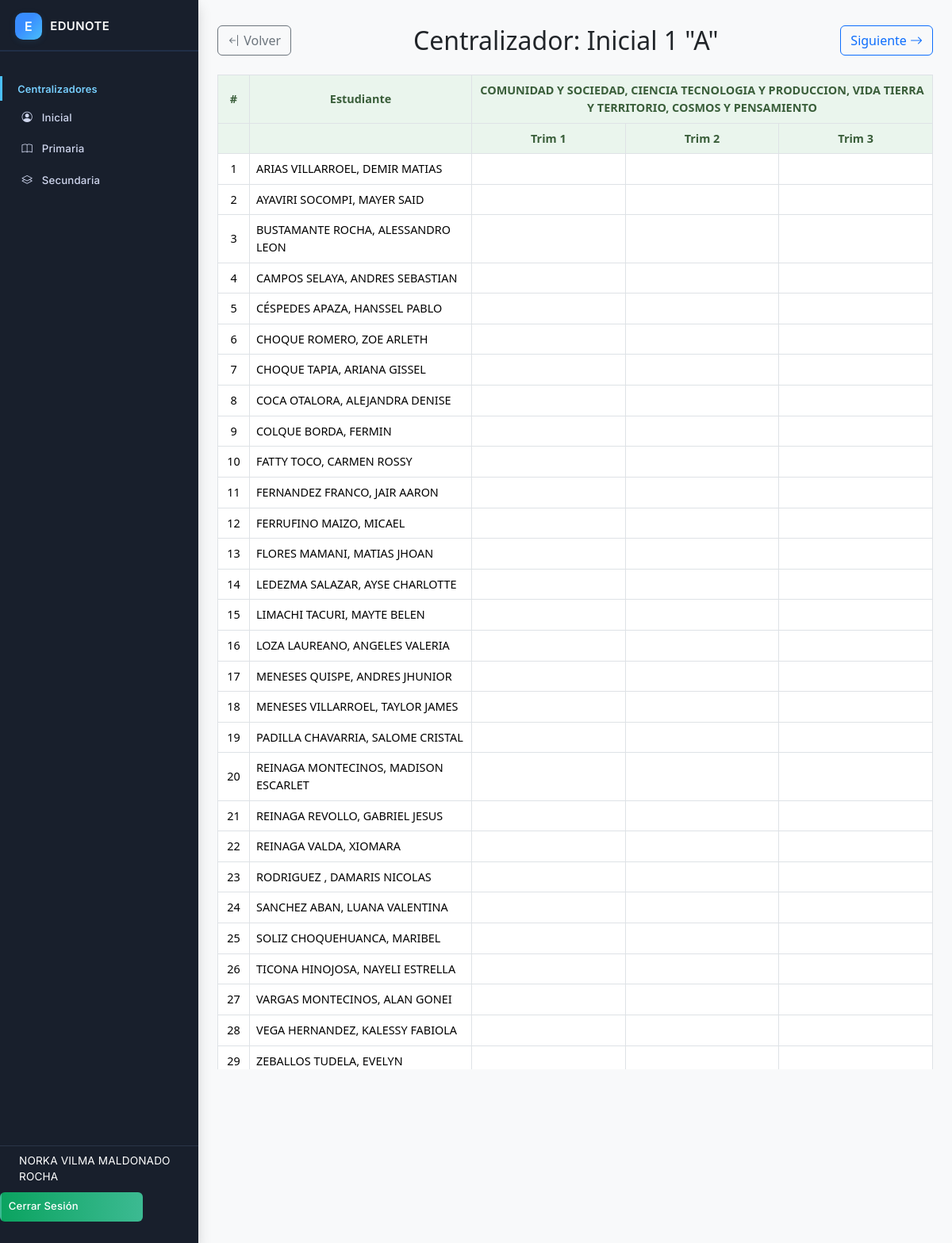
/direc/ver_cen_ini.php?id=102 (signed in), run on the app's committed database.
### tables this page shows
CREATE TABLE `cursos` (
  `id_curso` int(11) NOT NULL,
  `nivel` varchar(20) NOT NULL COMMENT 'Ej: Kinder, Primaria, Secundaria',
  `curso` int(11) NOT NULL COMMENT 'Número del curso, ej: 1, 2, 3',
  `paralelo` varchar(5) NOT NULL COMMENT 'Ej: A, B, C'
);

CREATE TABLE `materias` (
  `id_materia` int(11) NOT NULL,
  `nombre_materia` varchar(255) NOT NULL COMMENT 'Nombre de la materia, ej: Matemáticas, Física',
  `es_submateria` tinyint(1) DEFAULT 0,
  `materia_padre_id` int(11) DEFAULT NULL,
  `es_extra` tinyint(1) NOT NULL DEFAULT 0
);

CREATE TABLE `estudiantes` (
  `id_estudiante` int(11) NOT NULL,
  `nombres` varchar(255) NOT NULL,
  `apellido_paterno` varchar(255) DEFAULT NULL,
  `apellido_materno` varchar(255) DEFAULT NULL,
  `genero` enum('Masculino','Femenino') DEFAULT NULL,
  `rude` varchar(20) NOT NULL COMMENT 'Registro Único de Estudiante',
  `carnet_identidad` varchar(20) DEFAULT NULL,
  `fecha_nacimiento` date DEFAULT NULL,
  `pais` enum('Bolivia','Chile','Argentina') DEFAULT NULL,
  `provincia_departamento` varchar(100) DEFAULT NULL,
  `id_curso` int(11) DEFAULT NULL COMMENT 'FK al curso en el que está matriculado',
  `id_responsable` int(11) DEFAULT NULL
);

### direc/ver_cen_ini.php (the view, shortened to what this page needs)
<?php
$id_curso = isset($_GET['id']) ? (int)$_GET['id'] : 0;
$db = new Database();
$conn = $db->connect();
$stmt_cursos = $conn->query("SELECT id_curso, curso, paralelo FROM cursos WHERE nivel = 'Inicial' ORDER BY curso, paralelo");
$cursos = $stmt_cursos->fetchAll(PDO::FETCH_ASSOC);
$curso_ids = array_column($cursos, 'id_curso');
$index_actual = array_search($id_curso, $curso_ids);
$id_anterior = $id_siguiente = null;
if ($index_actual !== false) {
    if ($index_actual < count($curso_ids) - 1) {
        $id_siguiente = $curso_ids[$index_actual + 1];
    }
}
$stmt_curso = $conn->prepare("SELECT nivel, curso, paralelo FROM cursos WHERE id_curso = ? AND nivel = 'Inicial'");
$stmt_curso->execute([$id_curso]);
$curso = $stmt_curso->fetch(PDO::FETCH_ASSOC);
$stmt_estudiantes = $conn->prepare("
    SELECT id_estudiante, nombres, apellido_paterno, apellido_materno
    FROM estudiantes
    WHERE id_curso = ?
    ORDER BY apellido_paterno, apellido_materno, nombres
");
$stmt_estudiantes->execute([$id_curso]);
$estudiantes = $stmt_estudiantes->fetchAll(PDO::FETCH_ASSOC);
$stmt_materias = $conn->prepare("
    SELECT m.id_materia, m.nombre_materia
    FROM cursos_materias cm
    JOIN materias m ON cm.id_materia = m.id_materia
    WHERE cm.id_curso = ?
");
$stmt_materias->execute([$id_curso]);
$materias = $stmt_materias->fetchAll(PDO::FETCH_ASSOC);
$comentarios = [];
foreach ($estudiantes as $est) {
    foreach ($materias as $mat) {
        for ($trim=1; $trim<=3; $trim++) {
            $stmt = $conn->prepare("
                SELECT comentario
                FROM calificaciones
                WHERE id_estudiante = ? AND id_materia = ? AND bimestre = ?
            ");
            $stmt->execute([$est['id_estudiante'], $mat['id_materia'], $trim]);
            $comentarios[$est['id_estudiante']][$mat['id_materia']][$trim] = $stmt->fetchColumn() ?: '';
        }
    }
}
?>
<!DOCTYPE html>
<html lang="es">
<head>
    <link rel="stylesheet" href="../css/bootstrap.min.css">
    <link rel="stylesheet" href="https://cdn.jsdelivr.net/npm/bootstrap-icons@1.11.3/font/bootstrap-icons.min.css">
</head>
<body>
    <div class="sidebar d-flex flex-column">
        <?php include '../includes/sidebar.php'; ?>
    </div>
    <div class="main-content">
        <div class="d-flex justify-content-between align-items-center mb-4">
            <a href="iniv.php" class="btn btn-outline-secondary">
                <i class="bi bi-arrow-bar-left"></i> Volver
            </a>
            <div class="flex-grow-1 text-center">
                <h2 class="mb-0">Centralizador: <?= htmlspecialchars($curso['nivel'] . ' ' . $curso['curso'] . ' "' . $curso['paralelo'] . '"') ?></h2>
            </div>
            <div class="d-flex nav-cursos justify-content-end">
                <?php if ($id_siguiente): ?>
                    <a href="ver_cen_ini.php?id=<?= $id_siguiente ?>" class="btn btn-outline-primary">
                        Siguiente <i class="bi bi-arrow-right"></i>
                    </a>
                <?php endif; ?>
            </div>
        </div>
        <div class="table-responsive" style="max-height: 80vh;">
            <table class="table table-bordered table-centralizador">
                <thead>
                    <tr>
                        <th style="width: 40px;">#</th>
                        <th style="width: 280px;">Estudiante</th>
                        <?php foreach ($materias as $materia): ?>
                            <th colspan="3"><?= htmlspecialchars($materia['nombre_materia']) ?></th>
                        <?php endforeach; ?>
                    </tr>
                    <tr>
                        <th></th>
                        <th></th>
                        <?php foreach ($materias as $materia): ?>
                            <th>Trim 1</th>
                            <th>Trim 2</th>
                            <th>Trim 3</th>
                        <?php endforeach; ?>
                    </tr>
                </thead>
                <tbody>
                    <?php $contador = 1; ?>
                    <?php foreach ($estudiantes as $estudiante): ?>
                        <tr>
                            <td><?= $contador++ ?></td>
                            <td class="text-start">
                                <?= htmlspecialchars(strtoupper($estudiante['apellido_paterno'] . ' ' . $estudiante['apellido_materno'] . ', ' . $estudiante['nombres'])) ?>
                            </td>
                            <?php foreach ($materias as $materia): ?>
                                <td><?= htmlspecialchars($comentarios[$estudiante['id_estudiante']][$materia['id_materia']][1] ?? '') ?></td>
                                <td><?= htmlspecialchars($comentarios[$estudiante['id_estudiante']][$materia['id_materia']][2] ?? '') ?></td>
                                <td><?= htmlspecialchars($comentarios[$estudiante['id_estudiante']][$materia['id_materia']][3] ?? '') ?></td>
                            <?php endforeach; ?>
                        </tr>
                    <?php endforeach; ?>
                </tbody>
            </table>
        </div>
    </div>
</body>
</html>

### direc/ver_cen_ini.php (style rules this page uses)
body { background: #f8f9fa; }
.main-content { margin-left: 250px; padding: 32px 24px; }
.sidebar { position: fixed; left: 0; top: 0; width: 250px; height: 100vh; background: #212c3a; color: #fff; z-index: 1000; }
.table-centralizador th, .table-centralizador td { text-align: center; vertical-align: middle; font-size: 0.9rem; padding: 8px; }
.table-centralizador thead th { background-color: #eaf5ed !important; color: #3a5e3a; position: sticky; top: 0; }
.table-centralizador tbody tr:nth-child(even) { background-color: #f8f9fa; }
.nav-cursos { gap: 8px; }

### data on the page
cursos: nivel+curso+paralelo "Inicial 1 \"A\""
materias: nombre_materia "COMUNIDAD Y SOCIEDAD, CIENCIA TECNOLOGIA Y PRODUCCION, VIDA TIERRA Y TERRITORIO, COSMOS Y PENSAMIENTO"
estudiantes: apellido_paterno+apellido_materno+nombres "ARIAS VILLARROEL, DEMIR MATIAS"
estudiantes: apellido_paterno+apellido_materno+nombres "AYAVIRI SOCOMPI, MAYER SAID"
estudiantes: apellido_paterno+apellido_materno+nombres "BUSTAMANTE ROCHA, ALESSANDRO LEON"
estudiantes: apellido_paterno+apellido_materno+nombres "CAMPOS SELAYA, ANDRES SEBASTIAN"
estudiantes: apellido_paterno+apellido_materno+nombres "CÉSPEDES APAZA, HANSSEL PABLO"
estudiantes: apellido_paterno+apellido_materno+nombres "CHOQUE ROMERO, ZOE ARLETH"
estudiantes: apellido_paterno+apellido_materno+nombres "CHOQUE TAPIA, ARIANA GISSEL"
estudiantes: apellido_paterno+apellido_materno+nombres "COCA OTALORA, ALEJANDRA DENISE"
estudiantes: apellido_paterno+apellido_materno+nombres "COLQUE BORDA, FERMIN"
estudiantes: apellido_paterno+apellido_materno+nombres "FATTY TOCO, CARMEN ROSSY"
estudiantes: apellido_paterno+apellido_materno+nombres "FERNANDEZ FRANCO, JAIR AARON"
estudiantes: apellido_paterno+apellido_materno+nombres "FERRUFINO MAIZO, MICAEL"
estudiantes: apellido_paterno+apellido_materno+nombres "FLORES MAMANI, MATIAS JHOAN"
estudiantes: apellido_paterno+apellido_materno+nombres "LEDEZMA SALAZAR, AYSE CHARLOTTE"
estudiantes: apellido_paterno+apellido_materno+nombres "LIMACHI TACURI, MAYTE BELEN"
estudiantes: apellido_paterno+apellido_materno+nombres "LOZA LAUREANO, ANGELES VALERIA"
estudiantes: apellido_paterno+apellido_materno+nombres "MENESES QUISPE, ANDRES JHUNIOR"
estudiantes: apellido_paterno+apellido_materno+nombres "MENESES VILLARROEL, TAYLOR JAMES"
estudiantes: apellido_paterno+apellido_materno+nombres "PADILLA CHAVARRIA, SALOME CRISTAL"
estudiantes: apellido_paterno+apellido_materno+nombres "REINAGA MONTECINOS, MADISON ESCARLET"
estudiantes: apellido_paterno+apellido_materno+nombres "REINAGA REVOLLO, GABRIEL JESUS"
estudiantes: apellido_paterno+apellido_materno+nombres "REINAGA VALDA, XIOMARA"
estudiantes: apellido_paterno+apellido_materno+nombres "RODRIGUEZ , DAMARIS NICOLAS"
estudiantes: apellido_paterno+apellido_materno+nombres "SANCHEZ ABAN, LUANA VALENTINA"
estudiantes: apellido_paterno+apellido_materno+nombres "SOLIZ CHOQUEHUANCA, MARIBEL"
estudiantes: apellido_paterno+apellido_materno+nombres "TICONA HINOJOSA, NAYELI ESTRELLA"
estudiantes: apellido_paterno+apellido_materno+nombres "VARGAS MONTECINOS, ALAN GONEI"
estudiantes: apellido_paterno+apellido_materno+nombres "VEGA HERNANDEZ, KALESSY FABIOLA"
estudiantes: apellido_paterno+apellido_materno+nombres "ZEBALLOS TUDELA, EVELYN"

### other printed values
$_SESSION['user_name'] "NORKA VILMA MALDONADO ROCHA"
